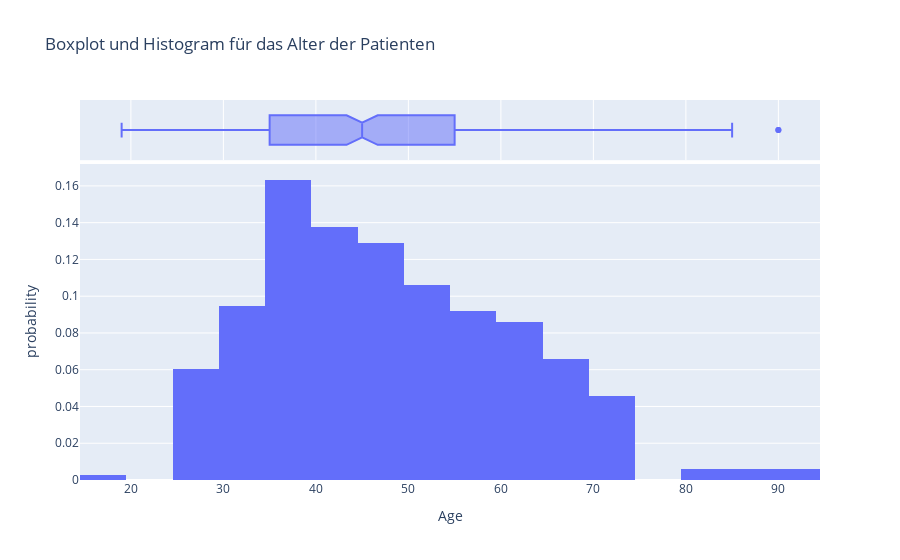

The code cell stored with this chart in its notebook:
### Code cell
fig = px.histogram(df, x="Age", marginal="box",
                  title="Boxplot und Histogram für das Alter der Patienten",
                  histnorm="probability")

fig.show()

### Figure 1 — Plotly figure (JSON) as saved in the notebook; plotly's stock layout.template omitted (floating-point values rounded to 4 significant figures; data arrays with more than 128 entries replaced by an {"elided": "..."} marker saying what was removed)
{"data": [{"alignmentgroup": "True", "bingroup": "x", "histnorm": "probability", "hovertemplate": "Age=%{x}<br>probability=%{y}<extra></extra>", "legendgroup": "", "marker": {"color": "#636efa", "pattern": {"shape": ""}}, "name": "", "offsetgroup": "", "orientation": "v", "showlegend": false, "type": "histogram", "x": {"elided": "349 int values"}, "xaxis": "x", "yaxis": "y"}, {"alignmentgroup": "True", "hovertemplate": "Age=%{x}<extra></extra>", "legendgroup": "", "marker": {"color": "#636efa"}, "name": "", "notched": true, "offsetgroup": "", "showlegend": false, "type": "box", "x": {"elided": "349 int values"}, "xaxis": "x2", "yaxis": "y2"}], "layout": {"barmode": "relative", "legend": {"tracegroupgap": 0}, "title": {"text": "Boxplot und Histogram für das Alter der Patienten"}, "xaxis": {"anchor": "y", "domain": [0, 1], "title": {"text": "Age"}}, "xaxis2": {"anchor": "y2", "domain": [0, 1], "matches": "x", "showgrid": true, "showticklabels": false}, "yaxis": {"anchor": "x", "domain": [0, 0.8316], "title": {"text": "probability"}}, "yaxis2": {"anchor": "x2", "domain": [0.8416, 1], "matches": "y2", "showgrid": false, "showline": false, "showticklabels": false, "ticks": ""}}}
